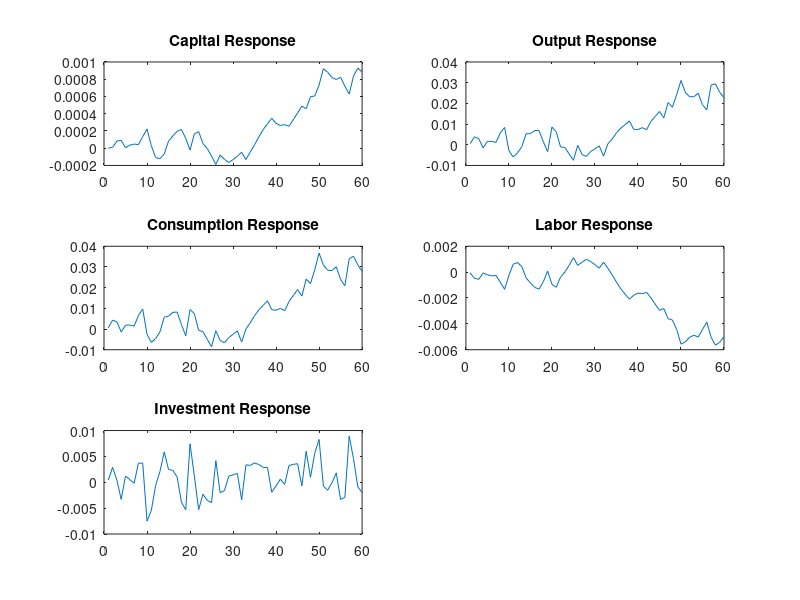

This figure's MATLAB source: (Note: this script raises an error after producing the figure.)
% Simulation - PS6
% Following PS4: 
%clear;

% After calibrating, we have our parameters.  They are reported below:
% Step 1: Input the parameter values

% Note, run the calibration code first to have the data imported into
% matlab.
%alpha is theta

alpha = 0.32324884926337;
beta = 0.961593698946701;	
eta = 0.00295488450935293;	
phi = 2.04523016146548;	
lambda = 0.0180805407126184;	
theta = 0.323335095140840;	
delta = 0.0251147610497855;	
rho = 0.988678542753938;	
eps = 0.00453508542486091;

t=60;

% -- Set the no. of periods of the impulse response to 60.

% Step 2: Compute the steady state 
% -- Steady-state values: y, k, c, i, kdivn, n
% Note we can solve without f-solve, since some variables are only
% functions of parameters

kdivn_ss=(1/theta*((1+lambda)/beta+delta-1))^(1/(theta-1));
n_ss= (1-theta)/(phi*(1-delta-lambda-eta+lambda*eta)*kdivn_ss^(1-theta)+1-theta);
k_ss= kdivn_ss*n_ss;
y_ss =(k_ss^theta)*n_ss^(1-theta);
c_ss =k_ss^theta*n_ss^(1-theta)+(1-delta)*k_ss-(1+lambda)*(1+eta)*k_ss;
i_ss= (delta+eta)*k_ss;

% Step 3: Linearizing the first-order conditions
% -- calculation of first and second derivatives of u & f (fill in the derivatives)

u1 =1/c_ss;
u11= -1/c_ss^2;
u2 =-phi/(1-n_ss);
u22=-phi/(1-n_ss)^2;
f1 =theta*k_ss^(theta-1)*n_ss^(1-theta);
f11=theta*(theta-1)*k_ss^(theta-2)*n_ss^(1-theta);
f13=theta*k_ss^(theta-1)*n_ss^(1-theta);
f2 =(1-theta)*k_ss^theta*n_ss^-theta;
f22=(1-theta)*(-theta)*k_ss^theta*n_ss^(-theta-1);
f23=(1-theta)*k_ss^theta*n_ss^-theta;
f12=theta*(1-theta)*k_ss^(theta-1)*n_ss^(-theta);
f21=f12;
f3 =(k_ss^theta)*(n_ss^(1-theta));

% -- fill in the coefficients in the linearized labor equation (4.14)

om =-u22-(f2^2)*u11-u1*f22; % omega in the notes
b1 =1/om*((f2*u11*(1+lambda+eta))/beta+u1*f21);
b2 =1/om*(f2*f3*u11+u1*f23);
b3 =-1/om*f2*u11*(1+lambda+eta);

% -- fill in the coefficients in the linearized Euler equation (4.15)

d1 =k_ss*((1+lambda+eta)/beta+f2*b1);
d2 =k_ss*(f2*b3-(beta*u1*f11/u11+(1+lambda+eta)*((1+lambda+eta)/beta)-(f2*(1+lambda+eta)+beta*u1*f11/u11)*b1));
d3 =k_ss*(-(f2*(1+lambda+eta)+beta*(u1/u11)*f12)*b3+1);
d4 =f2*b2+f3-rho*(f2*(1+lambda+eta)+beta*(u1/u11)*f12)*b2-rho*(f3*(1+lambda+eta)+beta*(u1/u11)*f13);

% Step 4: Compute the undetermined coefficients in (4.17)

% -- Solve the quadratic equation in pi_1.
p = [d3 d2 d1];
r = roots(p);

% -- Using pi_1, compute pi_2.
pi_1 = r(abs(r)<1);
pi_2 = -d4/(d2+pi_1*d3+d3*rho);

% Step 5: Generate a sequence of shocks for the impulse response

e= normrnd(0,eps,[t,1]);

z_hat= zeros(t,1);
k_hat= zeros(t,1);
n_hat =zeros(t,1);
y_hat=zeros(t,1);
i_hat =zeros(t,1);
c_hat= zeros(t,1);

z_hat(1) = e(1);

for t=2:t
    z_hat(t)= rho*z_hat(t-1)+e(t);
end

k_hat(1)= 0;
for t=2:t
    k_hat(t)= pi_1*k_hat(t-1)+pi_2*z_hat(t-1);
end

n_hat(1)=0;
for t=1:t
    n_hat(t)= kdivn_ss*(b1+b3*pi_1)*k_hat(t)+(b2/n_ss+kdivn_ss*b3*pi_2)*z_hat(t);
end

y_hat(1)=0;
for t=1:t
    y_hat(t)= z_hat(t)+theta*k_hat(t)+(1-theta)*n_hat(t);
end

i_hat(1)=0;
for t=1:t
    i_hat(t) =(pi_1/delta-((1-delta)/delta))*k_hat(t)+pi_2/delta*z_hat(t);
end

c_hat(1)=0;
for t=1:t
    c_hat(t) =y_ss/c_ss*y_hat(t)-i_ss/c_ss*i_hat(t);
end


% Step 7: Plot the impulse respones.

% Create a figure with subplots
figure;

% Plot Capital Response
subplot(3,2,1);
plot(k_hat);
title('Capital Response');

% Plot Output Response
subplot(3,2,2);
plot(y_hat);
title('Output Response');

% Plot Consumption Response
subplot(3,2,3);
plot(c_hat);
title('Consumption Response');

% Plot Labor Response
subplot(3,2,4);
plot(n_hat);
title('Labor Response');

% Plot Investment Response
subplot(3,2,5);
plot(i_hat);
title('Investment Response');



% HP Filter to Detrend the Data. HP gives a trend and a cyclical variable.
% Name them as such

[trend_K,cyclical_K]= hpfilter(K); % Capital
[trend_i,cyclical_i]=hpfilter(X); % Invest
[trend_N,cyclical_N]= hpfilter(g_Avg_Hrs_Worked); % Labor
[trend_C,cyclical_C]= hpfilter(PCEC); % Note; PCEC is consumption
[trend_Y,cyclical_Y]= hpfilter(Y); % Output

% Simulating data for 225 periods. Create new time variable by naming T

T = 225; 

e=normrnd(0,eps,[T,1]);
z_hat = zeros(T,1);
k_hat = zeros(T,1);
c_hat = zeros(T,1);
n_hat = zeros(T,1);
i_hat = zeros(T,1);
y_hat = zeros(T,1);

for t=2:T
    z_hat(t)=rho*z_hat(t-1)+e(t);
end

% Estimate the 'hat' variables

for i = 2:T
    k_hat(i+1)= pi_1*k_hat(i)+pi_2*z_hat(i);
end 

for i = 2:T
    n_hat(i)= kdivn_ss*(b1+b3*pi_1)*k_hat(i)+(b2/n_ss+kdivn_ss*b3*pi_2)*z_hat(i);
end

for i = 2:T
    y_hat(i)= z_hat(i)+theta*k_hat(i)+(1-theta)*n_hat(i);
end

for i = 2:T
    i_hat(i) =(pi_1/delta-((1-delta)/delta))*k_hat(i)+pi_2/delta*z_hat(i);
end

for i = 2:T
    c_hat(i)= y_ss/c_ss*y_hat(i)-i_ss/c_ss*i_hat(i);
end

% Next, drop the first 25 observations
k_hat= k_hat(25:end);
y_hat = y_hat(25:end);
c_hat = c_hat(25:end);
i_hat = i_hat(25:end);
n_hat = n_hat(25:end);
z_hat = z_hat(25:end);

% Now, apply the HP Filter
[trend_k_hat,cyclical_k_hat]= hpfilter(k_hat);
[trend_y_hat,cyclical_y_hat] =hpfilter(y_hat);
[trend_c_hat,cyclical_c_hat]= hpfilter(c_hat);
[trend_n_hat,cyclical_n_hat]= hpfilter(n_hat);
[trend_i_hat,cyclical_i_hat] =hpfilter(i_hat);

% Then calculate the standard deviation divided by y of both hat and
% non-hat

standard_dev_K= std(trend_K)/std(trend_Y);
standard_dev_i =std(trend_i)/std(trend_Y);
standard_dev_C= std(trend_C)/std(trend_Y);
standard_dev_n= std(trend_N)/std(trend_Y);
sd_Y=std(trend_Y);

standard_dev_K_hat= std(trend_k_hat)/std(trend_y_hat);
standard_dev_c_hat=std(trend_c_hat)/std(trend_y_hat);
standard_dev_i_hat= std(trend_i_hat)/std(trend_y_hat);
standard_dev_y_hat= std(trend_y_hat)/std(trend_y_hat);
standard_dev_n_hat= std(trend_n_hat)/std(trend_y_hat);


% Create final time variable used to show time periods not yet removed.

Time = 200;

% Finally, calculate the auto correlation for hat and non-hat

% For k
k_hat_1 =k_hat(2:Time,:);
k_hat_2= k_hat(1:Time-1,:);

corr_k_hat= corrcoef(k_hat_1, k_hat_2);
ac_k_hatv =corr_k_hat(1,2);

% For c
c_hat_1=c_hat(2:Time,:);
c_hat_2= c_hat(1:Time-1,:);

corr_c_hat =corrcoef(c_hat_1, c_hat_2);
ac_c_hat=corr_c_hat(1,2);

% For i
i_hat_1=i_hat(2:Time,:);
i_hat_2= i_hat(1:Time-1,:);

corr_i_hat =corrcoef(i_hat_1, i_hat_2);
ac_i_hat=corr_i_hat(1,2);

% For y
y_hat_1= y_hat(2:Time,:);
y_hat_2= y_hat(1:Time-1,:);

corr_y_hat= corrcoef(y_hat_1, y_hat_2);
ac_y_hat=corr_y_hat(1,2);

% For n
n_hat_1=n_hat(2:Time,:);
n_hat_2=n_hat(1:Time-1,:);

corr_n_hat=corrcoef(n_hat_1, n_hat_2);
ac_n_hat=corr_n_hat(1,2);

% For k
cyclical_K_1=cyclical_K(2:n,:);
cyclical_K_2=cyclical_K(1:n-1,:);

corr_cyclical_K=corrcoef(cyclical_K_1, cyclical_K_2);
ac_cyclical_K=corr_cyclical_K(1,2);

% For y
cyclical_Y_1=cyclical_Y(2:n,:);
cyclical_Y_2=cyclical_Y(1:n-1,:);

corr_cyclical_Y =corrcoef(cyclical_Y_1, cyclical_Y_2);
ac_cyclical_Y= corr_cyclical_Y(1,2);

% For c
cyclical_C_1= cyclical_C(2:n,:);
cyclical_C_2=cyclical_C(1:n-1,:);

corr_cyclical_C =corrcoef(cyclical_C_1, cyclical_C_2);
ac_cyclical_C=corr_cyclical_C(1,2);

% For i
cyclical_i_1 =cyclical_i(2:n,:);
cyclical_i_2=cyclical_i(1:n-1,:);

corr_cyclical_i= corrcoef(cyclical_i_1, cyclical_i_2);
ac_cyclical_i=corr_cyclical_i(1,2);

